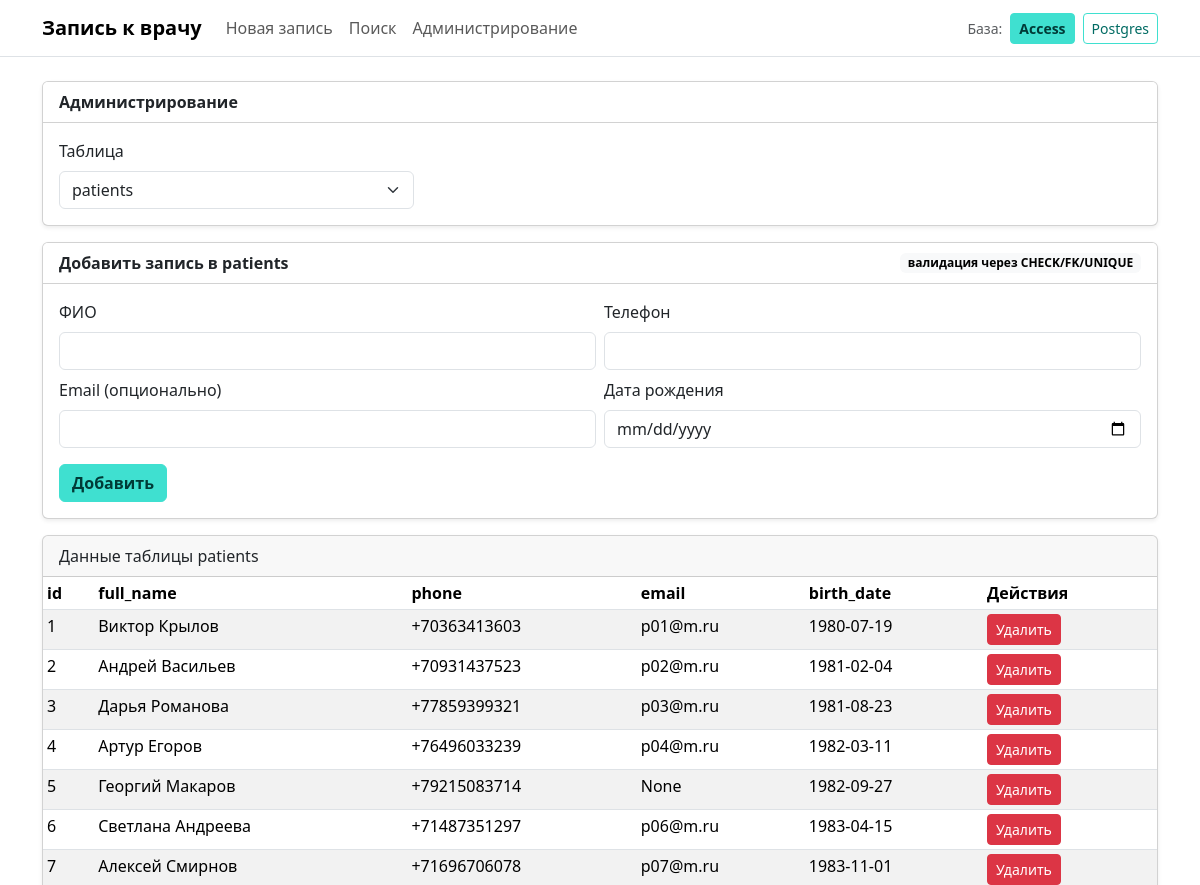
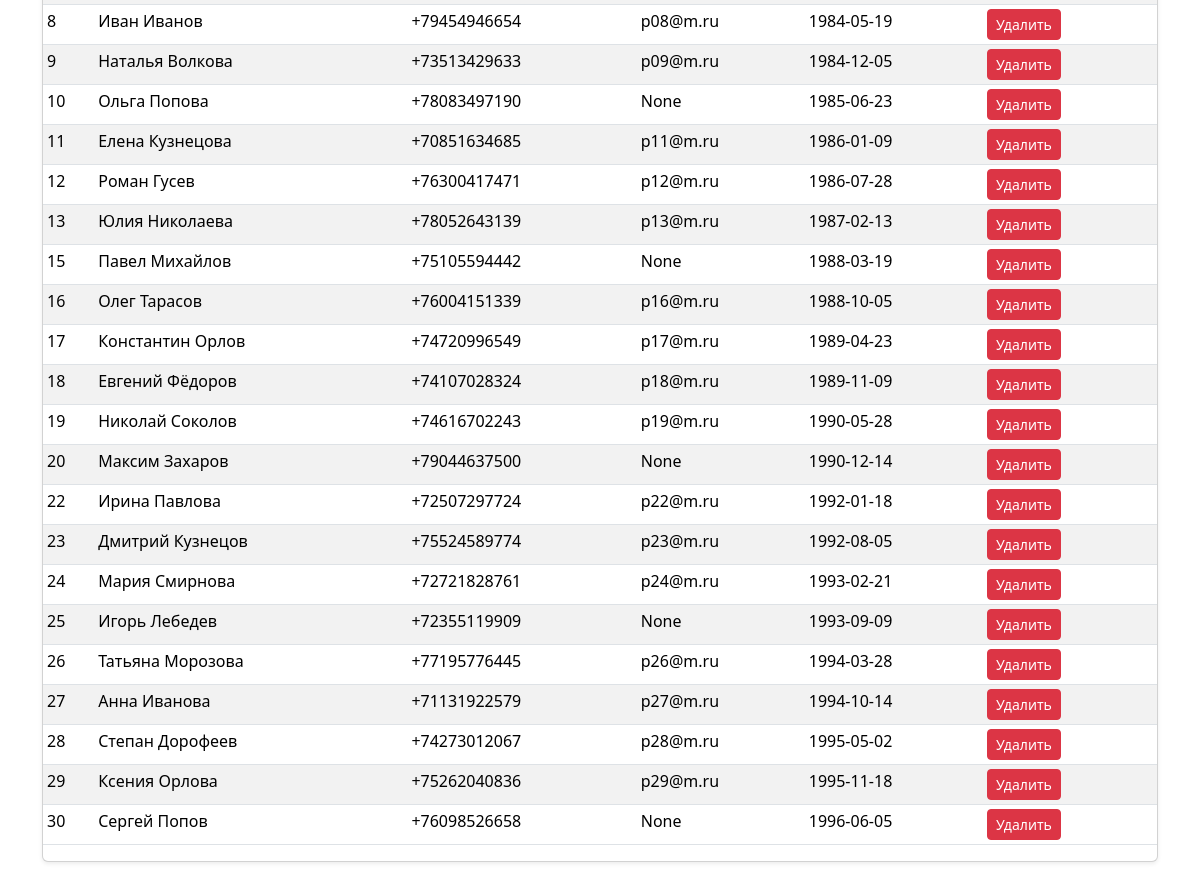
The page /admin on the database its author committed (2 pictures, top to bottom).
### tables this page shows
CREATE TABLE patients (
  id INTEGER PRIMARY KEY AUTOINCREMENT NOT NULL
    CHECK (id BETWEEN 1 AND 3000),

  full_name TEXT NOT NULL
    CHECK (length(full_name) BETWEEN 5 AND 30),

  phone TEXT NOT NULL
    CHECK (length(phone) BETWEEN 10 AND 15),

  email TEXT NULL
    CHECK (email IS NULL OR length(email) BETWEEN 0 AND 20),

  birth_date TEXT NOT NULL
    CHECK (birth_date >= '1920-01-01')
);

### app.py (the view)
    @app.get("/admin")
    def admin():
        table = request.args.get("table", "patients")
        if table not in ALLOWED_ADMIN_TABLES:
            table = "patients"
        rows = query_all(f"SELECT * FROM {table} LIMIT 200;")
        patients = query_all("SELECT id, full_name FROM patients ORDER BY full_name;")
        doctors = query_all("SELECT id, full_name FROM doctors ORDER BY full_name;")
        statuses = query_all("SELECT id, name FROM statuses ORDER BY id;")
        payment_types = query_all("SELECT id, name FROM payment_types ORDER BY id;")
        return render_template(
            "admin.html",
            table=table,
            rows=rows,
            patients=patients,
            doctors=doctors,
            statuses=statuses,
            payment_types=payment_types,
        )

### templates/admin.html (shortened to what this page needs)
{% extends "base.html" %}
{% block content %}
<div class="card shadow-sm mb-3">
  <div class="card-header bg-white fw-semibold">Администрирование</div>
  <div class="card-body">
    <form method="get" action="{{ url_for('admin') }}" class="row g-2 align-items-end">
      <div class="col-md-4">
        <label class="form-label">Таблица</label>
        <select class="form-select" name="table" onchange="this.form.submit()">
          {% for t in ['patients','doctors','appointments','statuses','payment_types'] %}
            <option value="{{ t }}" {{ 'selected' if t==table else '' }}>{{ t }}</option>
          {% endfor %}
        </select>
      </div>
    </form>
  </div>
</div>
<div class="card shadow-sm">
  <div class="card-header bg-white d-flex justify-content-between align-items-center">
    <span class="fw-semibold">Добавить запись в {{ table }}</span>
    <span class="badge text-bg-light">валидация через CHECK/FK/UNIQUE</span>
  </div>
  <div class="card-body">
    {% if table == 'patients' %}
      <form method="post" action="{{ url_for('admin_create', table='patients') }}" class="needs-validation" novalidate>
        <div class="row g-2">
          <div class="col-md-6">
            <label class="form-label">ФИО</label>
            <input class="form-control" name="full_name" minlength="5" maxlength="30" required>
          </div>
          <div class="col-md-6">
            <label class="form-label">Телефон</label>
            <input class="form-control" name="phone" minlength="10" maxlength="15" required>
          </div>
          <div class="col-md-6">
            <label class="form-label">Email (опционально)</label>
            <input class="form-control" name="email" maxlength="20">
          </div>
          <div class="col-md-6">
            <label class="form-label">Дата рождения</label>
            <input class="form-control" type="date" name="birth_date"
                   min="1920-01-01" max="{{ today }}" required>
          </div>
        </div>
        <button class="btn btn-accent mt-3" type="submit">Добавить</button>
      </form>
    {% endif %}
  </div>
</div>
<div class="card shadow-sm mt-3">
  <div class="card-header">Данные таблицы {{ table }}</div>
  <div class="table-responsive">
    <table class="table table-sm table-striped">
      <thead>
        <tr>
          {% for col in rows[0].keys() %}
            <th>{{ col }}</th>
          {% endfor %}
          <th>Действия</th>
        </tr>
      </thead>
      <tbody>
        {% for r in rows %}
          <tr>
            {% for v in r %}
              <td>{{ v }}</td>
            {% endfor %}
            <td>
              <form method="post"
                    action="{{ url_for('admin_delete', table=table, id=r['id']) }}">
                <button class="btn btn-sm btn-danger">Удалить</button>
              </form>
            </td>
          </tr>
        {% endfor %}
      </tbody>
    </table>
  </div>
</div>
{% endblock %}

### static/app.css (style rules this page uses)
:root { --accent: #3FE0D0; }
.btn-accent { background: var(--accent); border-color: var(--accent); color: #003b37; font-weight: 600; }

### rows shown on the page
patients: r "1", full_name "Виктор Крылов", phone "+70363413603", email "p01@m.ru", birth_date "1980-07-19"
patients: r "2", full_name "Андрей Васильев", phone "+70931437523", email "p02@m.ru", birth_date "1981-02-04"
patients: r "3", full_name "Дарья Романова", phone "+77859399321", email "p03@m.ru", birth_date "1981-08-23"
patients: r "4", full_name "Артур Егоров", phone "+76496033239", email "p04@m.ru", birth_date "1982-03-11"
patients: r "5" "None", full_name "Георгий Макаров", phone "+79215083714", birth_date "1982-09-27"
patients: r "6", full_name "Светлана Андреева", phone "+71487351297", email "p06@m.ru", birth_date "1983-04-15"
patients: r "7", full_name "Алексей Смирнов", phone "+71696706078", email "p07@m.ru", birth_date "1983-11-01"
patients: r "8", full_name "Иван Иванов", phone "+79454946654", email "p08@m.ru", birth_date "1984-05-19"
patients: r "9", full_name "Наталья Волкова", phone "+73513429633", email "p09@m.ru", birth_date "1984-12-05"
patients: r "10" "None", full_name "Ольга Попова", phone "+78083497190", birth_date "1985-06-23"
patients: r "11", full_name "Елена Кузнецова", phone "+70851634685", email "p11@m.ru", birth_date "1986-01-09"
patients: r "12", full_name "Роман Гусев", phone "+76300417471", email "p12@m.ru", birth_date "1986-07-28"
patients: r "13", full_name "Юлия Николаева", phone "+78052643139", email "p13@m.ru", birth_date "1987-02-13"
patients: r "15" "None", full_name "Павел Михайлов", phone "+75105594442", birth_date "1988-03-19"
patients: r "16", full_name "Олег Тарасов", phone "+76004151339", email "p16@m.ru", birth_date "1988-10-05"
patients: r "17", full_name "Константин Орлов", phone "+74720996549", email "p17@m.ru", birth_date "1989-04-23"
patients: r "18", full_name "Евгений Фёдоров", phone "+74107028324", email "p18@m.ru", birth_date "1989-11-09"
patients: r "19", full_name "Николай Соколов", phone "+74616702243", email "p19@m.ru", birth_date "1990-05-28"
patients: r "20" "None", full_name "Максим Захаров", phone "+79044637500", birth_date "1990-12-14"
patients: r "22", full_name "Ирина Павлова", phone "+72507297724", email "p22@m.ru", birth_date "1992-01-18"
patients: r "23", full_name "Дмитрий Кузнецов", phone "+75524589774", email "p23@m.ru", birth_date "1992-08-05"
patients: r "24", full_name "Мария Смирнова", phone "+72721828761", email "p24@m.ru", birth_date "1993-02-21"
patients: r "25" "None", full_name "Игорь Лебедев", phone "+72355119909", birth_date "1993-09-09"
patients: r "26", full_name "Татьяна Морозова", phone "+77195776445", email "p26@m.ru", birth_date "1994-03-28"
patients: r "27", full_name "Анна Иванова", phone "+71131922579", email "p27@m.ru", birth_date "1994-10-14"
patients: r "28", full_name "Степан Дорофеев", phone "+74273012067", email "p28@m.ru", birth_date "1995-05-02"
patients: r "29", full_name "Ксения Орлова", phone "+75262040836", email "p29@m.ru", birth_date "1995-11-18"
patients: r "30" "None", full_name "Сергей Попов", phone "+76098526658", birth_date "1996-06-05"

### other values the page prints
{{ table }} "patients"
{{ col }} "id" "full_name" "phone" "email" "birth_date"
form field table "patients"
